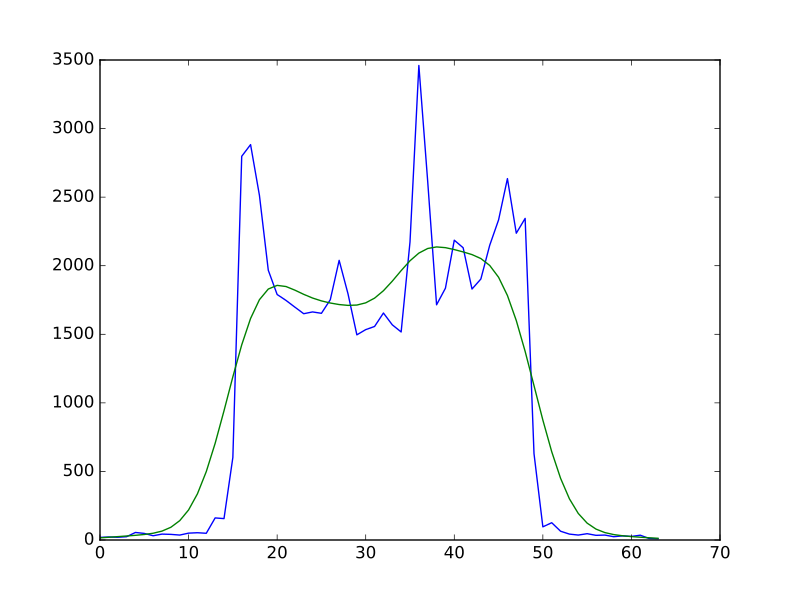

The Python source for this figure:
#- Convolve image line with kernel
#- Slice out the result we want using kernel_offset
#- Plot smoothed with unsmoothed line
smoothed = np.convolve(mid_line, kernel)
smoothed = smoothed[kernel_offset:len(mid_line)+kernel_offset]
plt.plot(mid_line)
# [...]
plt.plot(smoothed)
# [...]
